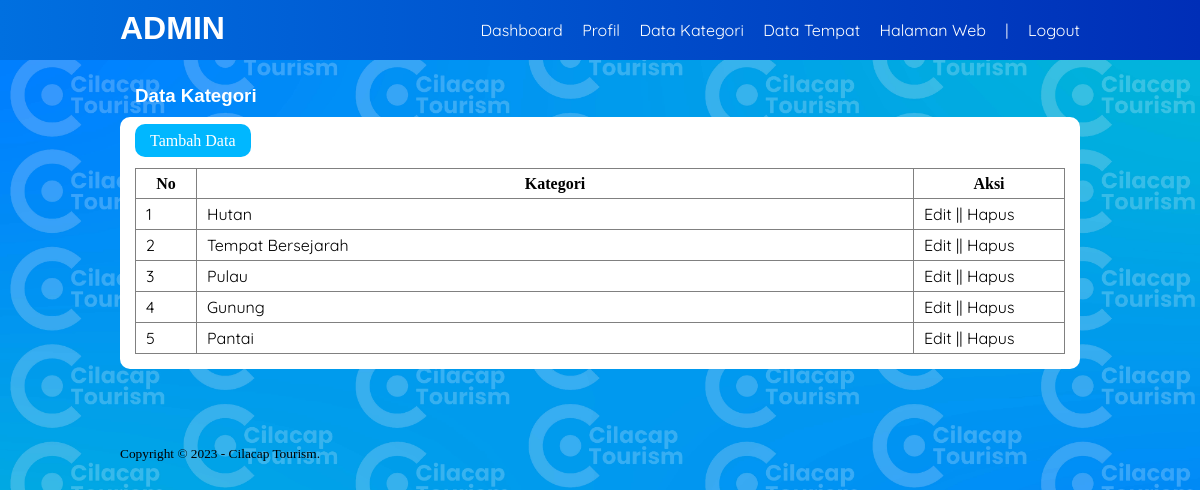
The app's page /Admin/data-kategori.php (signed in) with its own data.
### tables this page shows
CREATE TABLE `tb_category` (
  `category_id` int(11) NOT NULL,
  `category_name` varchar(30) NOT NULL
);

### Admin/data-kategori.php (the view, shortened to what this page needs)
<?php
	include '../Admin/function.php';
?>
<!DOCTYPE html>
<html>
<head>
	<link rel="stylesheet" type="text/css" href="../Admin/css/style2.css">
</head>
<body>
	<header>
		<div class="container">
			<h1 style="font-family: Arial, Helvetica, sans-serif"><a href="dashboard.php">ADMIN</a></h1>
			<ul>
				<li><a href="dashboard.php">Dashboard</a></li>
				<li><a href="profil.php">Profil</a></li>
				<li><a href="data-kategori.php">Data Kategori</a></li>
				<li><a href="data-produk.php">Data Tempat</a></li>
				<li><a href="../Utama/about.php">Halaman Web</a></li>
				<li><a> | </a></li>
				<li><a href="logout.php">Logout</a></li>
			</ul>
		</div>
	</header>
	<div class="section">
		<div class="container">
			<h3 style="font-family: Arial, Helvetica, sans-serif; margin-left: 15px">Data Kategori</h3>
			<div class="box">
			<a href="tambah-kategori.php" class="btn">Tambah Data</a> <br> <br>
				<table border="1" cellspacing="0" class="table">
					<thead>
						<tr>
							<th width="60px">No</th>
							<th>Kategori</th>
							<th width="150px">Aksi</th>
						</tr>
					</thead>
					<tbody>
						<?php
							$no = 1;
							$kategori = mysqli_query($conn, "SELECT * FROM tb_category ORDER BY category_id DESC");
							if(mysqli_num_rows($kategori) > 0){
							while($row = mysqli_fetch_array($kategori)){
						?>
						<tr>
							<td><?php echo $no++ ?></td>
							<td><?php echo $row['category_name'] ?></td>
							<td>
								<a href="edit-kategori.php?id=<?php echo $row['category_id'] ?>">Edit</a> || <a href="hapus.php?idk=<?php echo $row['category_id'] ?>" onclick="return confirm('Yakin Ingin Hapus?')">Hapus</a>
							</td>
						</tr>
						<?php }}else{ ?>
							<tr>
								<td colspan="3">Tidak Ada Data</td>
							</tr>
						<?php } ?>
					</tbody>
				</table>
			</div>
		</div>
	</div>
	<footer>
		<div class="container">
			<small>Copyright &copy; 2023 - Cilacap Tourism.</small>
		</div>
	</footer>
</body>
</html>

### Admin/css/style2.css (style rules this page uses)
* { padding: 0; margin: 0; }
body { background-image: url("../img/bannerutama1.jpg"); background-size: cover; }
a { color: inherit; text-decoration: none; }
h3 { font-family: 'Quicksand', sans-serif; color: #fff; }
.btn { padding: 8px 15px; background-color: #00b7ff; color: #fff; border: none; border-radius: 10px; cursor: pointer; }
header { background-image: linear-gradient(to right, #0070e0, #002eb7); color: #fff; font-family: 'Quicksand', sans-serif; }
header h1 { float: left; padding: 10px 0; }
header ul { float: right; font-family: 'Quicksand', sans-serif; }
header ul li { display: inline-block; }
header ul li a { padding: 20px 0 20px 15px; display: inline-block; }
footer { padding: 25px 0; }
.container { width: 80%; margin: 0 auto; }
.container:after { content: ''; display: block; clear: both; }
.section { padding: 25px 0; }
.box { background-color: #fff; border: 0px solid #ccc; border-radius: 10px; padding: 15px; box-sizing: border-box; margin: 10px 0 25px 0; }
.box:after { content: ''; display: block; clear: both; }
.table { width: 100%; border-collapse: collapse; }
.table tr { height: 30px; }
.table tr td { padding: 5px 10px; font-family: 'Quicksand', sans-serif; }

### records on screen
tb_category: category_name "Hutan"
tb_category: category_name "Tempat Bersejarah"
tb_category: category_name "Pulau"
tb_category: category_name "Gunung"
tb_category: category_name "Pantai"
